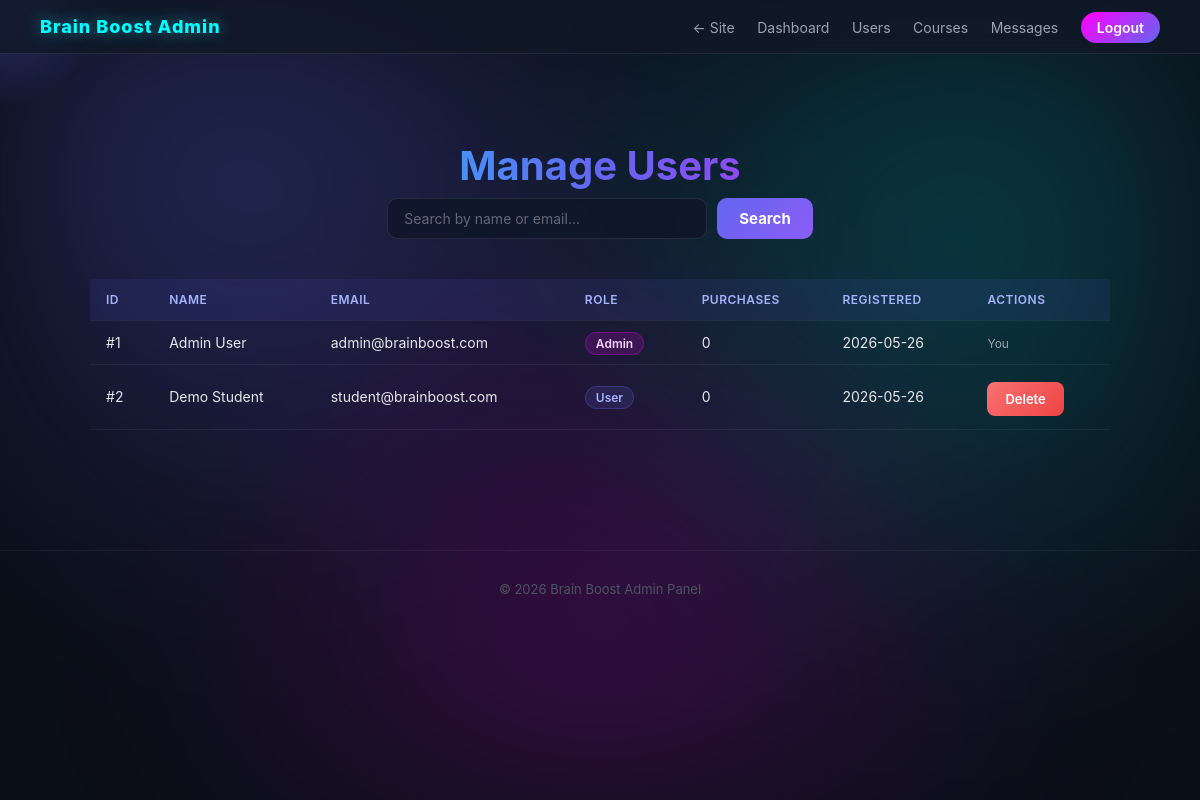
The page /admin/users.php (signed in) on the database its author committed.
### tables this page shows
CREATE TABLE IF NOT EXISTS users (
    id         INT AUTO_INCREMENT PRIMARY KEY,
    firstname  VARCHAR(50)  NOT NULL,
    lastname   VARCHAR(50)  NOT NULL,
    email      VARCHAR(150) NOT NULL UNIQUE,
    password   VARCHAR(255) NOT NULL,
    role       ENUM('admin','user') NOT NULL DEFAULT 'user',
    created_at TIMESTAMP DEFAULT CURRENT_TIMESTAMP
);

### helpers.php (called while the page is built, shortened)
<?php
function sanitize($input): string {
    return htmlspecialchars(trim((string)($input ?? '')), ENT_QUOTES, 'UTF-8');
}
function getAllUsers(): array {
    try {
        $db   = getDB();
        $stmt = $db->query('SELECT * FROM users ORDER BY created_at DESC');
        return $stmt->fetchAll();
    } catch (PDOException $e) {
        error_log('getAllUsers error: ' . $e->getMessage());
        return [];
    }
}
function getAllPurchases(): array {
    try {
        $db   = getDB();
        $stmt = $db->query('SELECT * FROM purchases');
        return $stmt->fetchAll();
    } catch (PDOException $e) {
        return [];
    }
}

### admin/users.php (the view, shortened to what this page needs)
<?php
include 'includes/header.php';
$search = trim($_GET['search'] ?? '');
$users  = getAllUsers();
$purchases = getAllPurchases();
?>
<div class="dashboard-wrapper">
    <h1 class="title">Manage Users</h1>
    <form method="GET" class="search-form" style="max-width:500px;margin:0 auto 30px;">
        <input type="text" name="search" placeholder="Search by name or email..." value="<?= sanitize($search) ?>">
        <button type="submit">Search</button>
    </form>
    <div class="admin-table-wrap">
        <?php if (empty($users)): ?>
            <p class="subtitle">No users found.</p>
        <?php else: ?>
        <table class="admin-table">
            <thead>
                <tr>
                    <th>ID</th><th>Name</th><th>Email</th>
                    <th>Role</th><th>Purchases</th><th>Registered</th><th>Actions</th>
                </tr>
            </thead>
            <tbody>
            <?php foreach ($users as $u): ?>
                <?php
                $userPurchases = count(array_filter($purchases, fn($p) => $p['user_id'] == $u['id']));
                $isSelf = $u['id'] == $_SESSION['user']['id'];
                ?>
                <tr>
                    <td>#<?= $u['id'] ?></td>
                    <td><?= sanitize($u['firstname']) . ' ' . sanitize($u['lastname']) ?></td>
                    <td><?= sanitize($u['email']) ?></td>
                    <td>
                        <span class="role-badge <?= $u['role'] === 'admin' ? 'role-admin' : 'role-user' ?>">
                            <?= ucfirst($u['role']) ?>
                        </span>
                    </td>
                    <td><?= $userPurchases ?></td>
                    <td><?= sanitize(substr($u['created_at'], 0, 10)) ?></td>
                    <td>
                        <?php if (!$isSelf): ?>
                            <a href="delete_user.php?id=<?= $u['id'] ?>"
                               class="btn-card btn-delete"
                               onclick="return confirm('Delete user <?= sanitize($u['email']) ?>?')">Delete</a>
                        <?php else: ?>
                            <span style="color:#9ca3af;font-size:12px;">You</span>
                        <?php endif; ?>
                    </td>
                </tr>
            <?php endforeach; ?>
            </tbody>
        </table>
        <?php endif; ?>
    </div>
</div>
<?php include 'includes/footer.php'; ?>

### style.css (style rules this page uses)
*, *::before, *::after { box-sizing: border-box; }
body { font-family: 'Inter', 'Segoe UI', sans-serif; margin: 0; background: #0b0f19; color: #e5e7eb; min-height: 100vh; }
input[type="text"], input[type="email"], input[type="password"], input[type="number"], input[type="url"], input[type="file"], textarea, select { width: 100%; padding: 13px 15px; margin: 8px 0; border-radius: 10px; border: 1px solid rgba(255,255,255,0.09); background: rgba(15,23,42,0.85); color: #e5e7eb; font-size: 14px; outline: none; transition: border-color 0.2s, box-shadow 0.2s; font-family: inherit; }
input::placeholder, textarea::placeholder { color: rgba(255,255,255,0.35); }
button[type="submit"], button { width: 100%; padding: 13px; margin-top: 14px; border-radius: 10px; border: none; background: linear-gradient(135deg, #6366f1, #8b5cf6); color: #fff; font-weight: 700; font-size: 15px; cursor: pointer; transition: transform 0.2s, box-shadow 0.2s; font-family: inherit; }
.btn-card { display: inline-block; padding: 9px 18px; border-radius: 8px; font-size: 13px; font-weight: 600; text-decoration: none; transition: opacity 0.2s, transform 0.2s; cursor: pointer; margin-top: 4px; }
.btn-delete { background: linear-gradient(135deg, #f87171, #ef4444); color: #fff; }
.search-form { display: flex; gap: 10px; align-items: center; justify-content: center; margin-bottom: 36px; flex-wrap: wrap; }
.search-form input { width: 320px; margin: 0; padding: 11px 16px; }
.search-form button { width: auto; padding: 11px 22px; margin: 0; border-radius: 10px; }
.dashboard-wrapper { padding: 60px 40px; max-width: 1100px; margin: 0 auto; text-align: center; }
.title { font-size: 2.5rem; font-weight: 700; background: linear-gradient(90deg, #00ffff, #6366f1, #ff00ff); -webkit-background-clip: text; -webkit-text-fill-color: transparent; margin-bottom: 8px; }
.admin-table-wrap { overflow-x: auto; }
.admin-table { width: 100%; border-collapse: collapse; margin-top: 10px; }
.admin-table th, .admin-table td { padding: 13px 16px; text-align: left; border-bottom: 1px solid rgba(255,255,255,0.06); font-size: 14px; }
.admin-table th { background: rgba(99,102,241,0.1); color: #a5b4fc; font-weight: 600; text-transform: uppercase; font-size: 12px; letter-spacing: 0.5px; }
.role-badge { padding: 3px 10px; border-radius: 20px; font-size: 12px; font-weight: 600; }
.role-admin { background: rgba(255,0,255,0.15); color: #f5d0fe; border: 1px solid rgba(255,0,255,0.3); }
.role-user { background: rgba(99,102,241,0.15); color: #a5b4fc; border: 1px solid rgba(99,102,241,0.3); }

### rows shown on the page
users: id "1", firstname "Admin", lastname "User", email "admin@brainboost.com", role "Admin", userPurchases "0", created_at "2026-05-26", shows "You"
users: id "2", firstname "Demo", lastname "Student", email "student@brainboost.com", role "User", userPurchases "0", created_at "2026-05-26"
